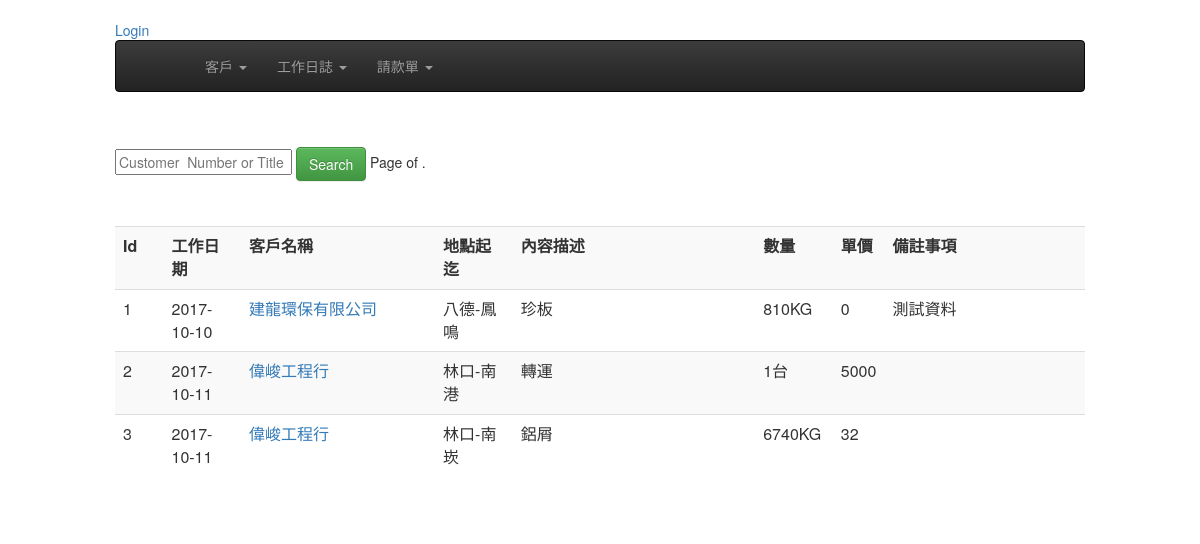
/dailywork/, run on an earlier commit of the app's database.
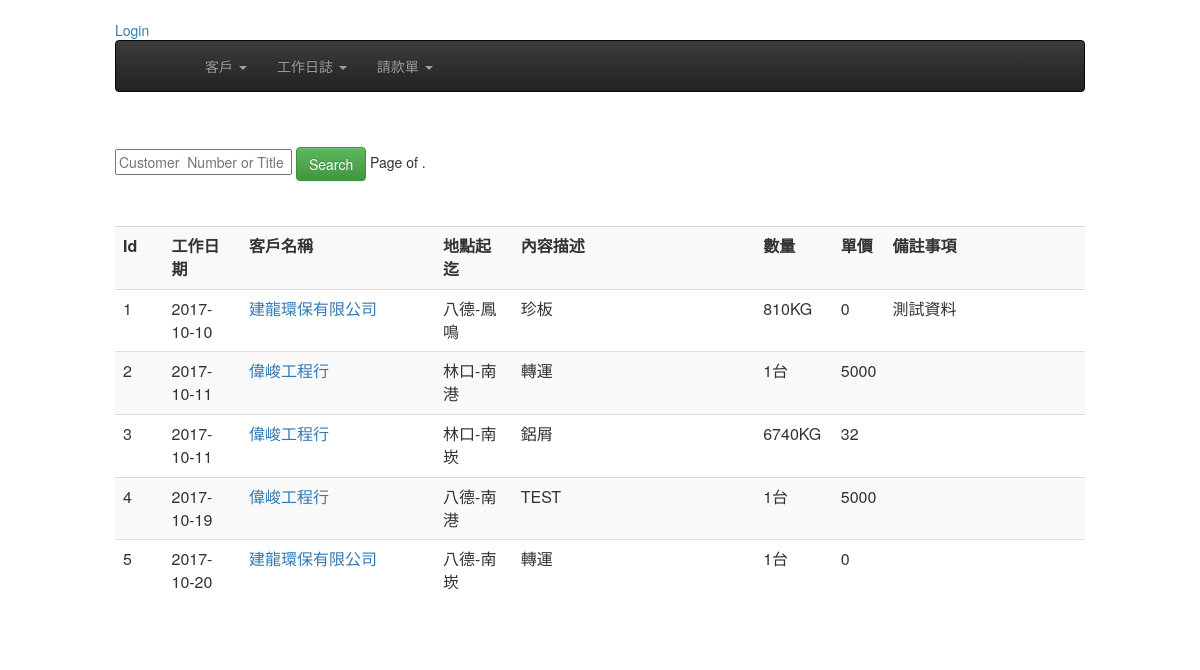
And on a later commit of the database.
### dailywork/models.py (models this page shows, shortened)
class Dailylog(models.Model):
	work_date = models.DateField( default=timezone.now )
	customer = models.ForeignKey(Customer)
	start_at = models.CharField(  max_length=20, null=False, blank=False )
	end_with = models.CharField(  max_length=20, null=False, blank=False )
	opreateDesc = models.CharField(max_length=30, blank=False, null=False)
	quantity = models.DecimalField( max_digits=10, decimal_places=0)
	uom = models.ForeignKey(Uom)
	uniprice = models.DecimalField( max_digits=10, decimal_places=0)
	notes = models.TextField(blank=True, null=True)
	payrequest = models.BooleanField(default=False)
	bill_number = models.CharField(  max_length=20, null=True, blank=True )
	invalid = models.BooleanField(default=False)
	create_at = models.DateTimeField( auto_now_add=True, auto_now=False)
	modify = models.DateTimeField( auto_now_add=False, auto_now=True)
	def get_absolute_url(self):
		return reverse( "dailywork:dailywork_edit", kwargs={"pk": self.pk} )

class Uom(models.Model):
	descriotion =  models.CharField(  max_length=20, null=False, blank=False )
	def __str__(self):
		return self.descriotion

### customers/models.py (models this page shows, shortened)
class Customer(models.Model):
    title = models.CharField(max_length=36, null=False, blank=False)
    unikey = models.CharField(  max_length=12,null=True, blank=True, unique=True )
    address = models.CharField( max_length=100, null=True, blank=True)
    phone = models.CharField(max_length=20, null=True, blank=True)
    faxno = models.CharField(max_length=20, null=True, blank=True)
    invalid = models.BooleanField(default=False)#作廢
    create_at = models.DateTimeField(auto_now_add=True, auto_now =False)
    modify = models.DateTimeField(auto_now_add=False, auto_now =True)
    def __str__(self):
        return self.title

### dailywork/views.py (the view)
class DailylogList(ListView):
	model = Dailylog

### templates/dailywork/dailylog_list.html (shortened to what this page needs)
{% extends "base.html" %}
{% block content %}
<div>
    <form action="" method="GET">
      <input type="text" name="q" placeholder="Customer  Number or Title"  value="{{ request.GET.q }}"/>
      <input type="submit"  value="Search" class="btn btn-success"/>
      <span align="right">
          <div class="pagination">
             <ul class="pager">
                <span class="step-links">
                    <span class="current">
                        Page {{ page_obj.number }} of {{ page_obj.paginator.num_pages }}.
                    </span>
                </span>
              </ul>
          </div>
      </span>
    </form>
</div>
<div>
<table class="table table-striped" >
  <tr>
    <th width="5%">Id</th>
    <th width="8%">工作日期</th>
    <th width="20%">客戶名稱</th>
    <th width="8%">地點起迄</th>
    <th width="25%">內容描述</th>
    <th width="8%">數量</th>
    <th width="5%">單價</th>
    <th >備註事項</th>
  </tr>
{% for record in object_list %}
  <tr>
    <td>{{ record.id }}</td>
    <td>{{ record.work_date| date:"Y-m-d"  }}</td>
    <td><a href='{{ record.get_absolute_url }}'>{{ record.customer }}</a></td>
    <td>{{ record.start_at }}-{{ record.end_with }}</td>
    <td>{{ record.opreateDesc }}</td>
    <td>{{ record.quantity }}{{ record.uom }}</td>
    <td>{{ record.uniprice }}</td>
    <td>{{ record.notes }}</td>
  </tr>
{% endfor %}
</table>
{% endblock content %}

What changed in the data, as far as the page shows it:
added Dailylog: id "4", work_date "2017-10-19", customer "偉峻工程行", start_at "八德", end_with "南港", opreateDesc "TEST", quantity "1", uom "台", uniprice "5000"
added Dailylog: id "5", work_date "2017-10-20", customer "建龍環保有限公司", start_at "八德", end_with "南崁", opreateDesc "轉運", quantity "1", uom "台", uniprice "0"
